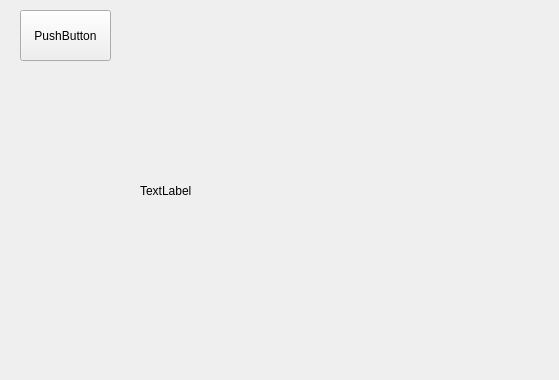
<?xml version="1.0" encoding="UTF-8"?>
<ui version="4.0">
 <class>Widget_S</class>
 <widget class="QWidget" name="Widget_S">
  <property name="geometry">
   <rect>
    <x>0</x>
    <y>0</y>
    <width>559</width>
    <height>380</height>
   </rect>
  </property>
  <property name="windowTitle">
   <string>Widget_S</string>
  </property>
  <widget class="QPushButton" name="pushButton">
   <property name="geometry">
    <rect>
     <x>20</x>
     <y>10</y>
     <width>91</width>
     <height>51</height>
    </rect>
   </property>
   <property name="text">
    <string>PushButton</string>
   </property>
  </widget>
  <widget class="QLabel" name="label">
   <property name="geometry">
    <rect>
     <x>140</x>
     <y>30</y>
     <width>401</width>
     <height>321</height>
    </rect>
   </property>
   <property name="text">
    <string>TextLabel</string>
   </property>
  </widget>
 </widget>
 <layoutdefault spacing="6" margin="11"/>
 <resources/>
 <connections/>
</ui>
